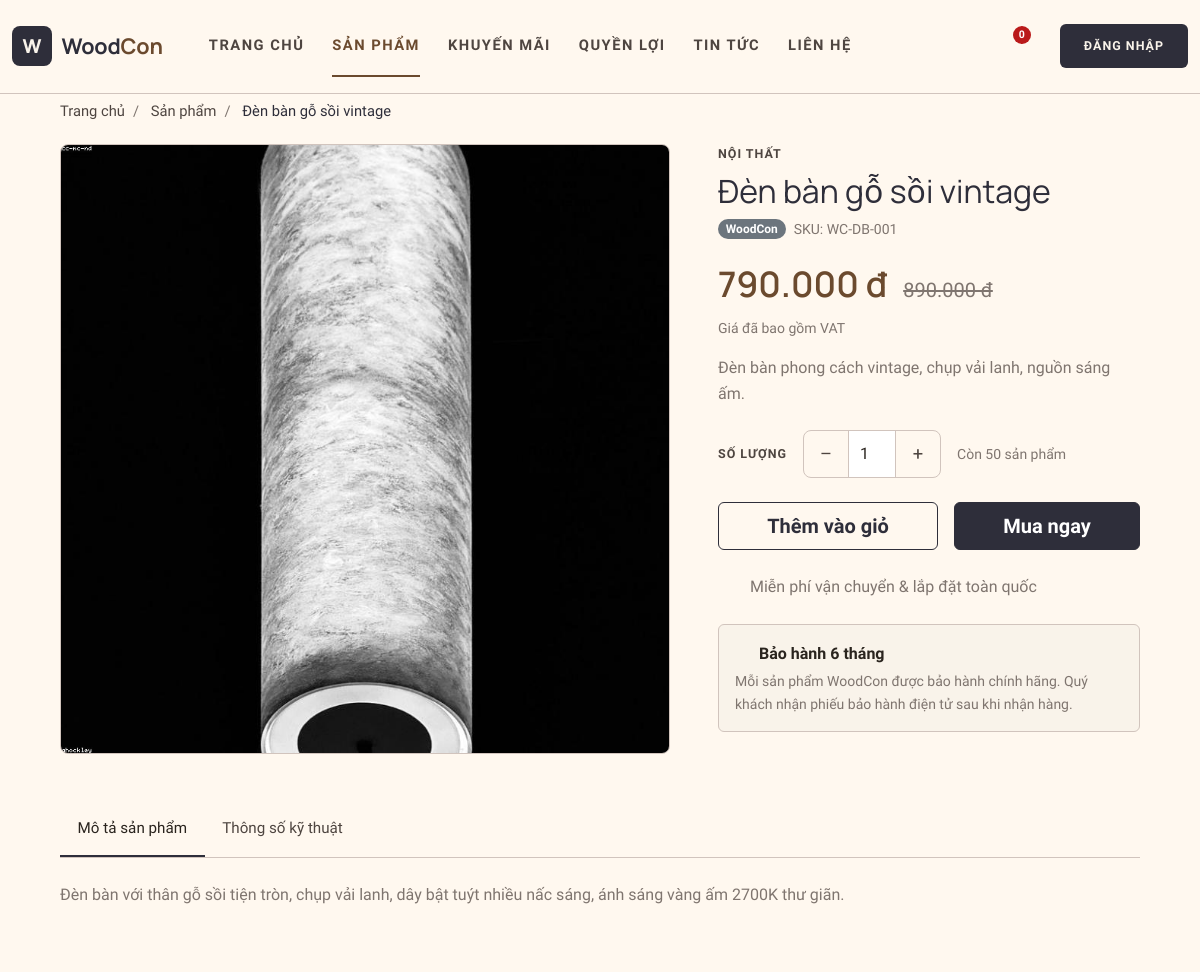
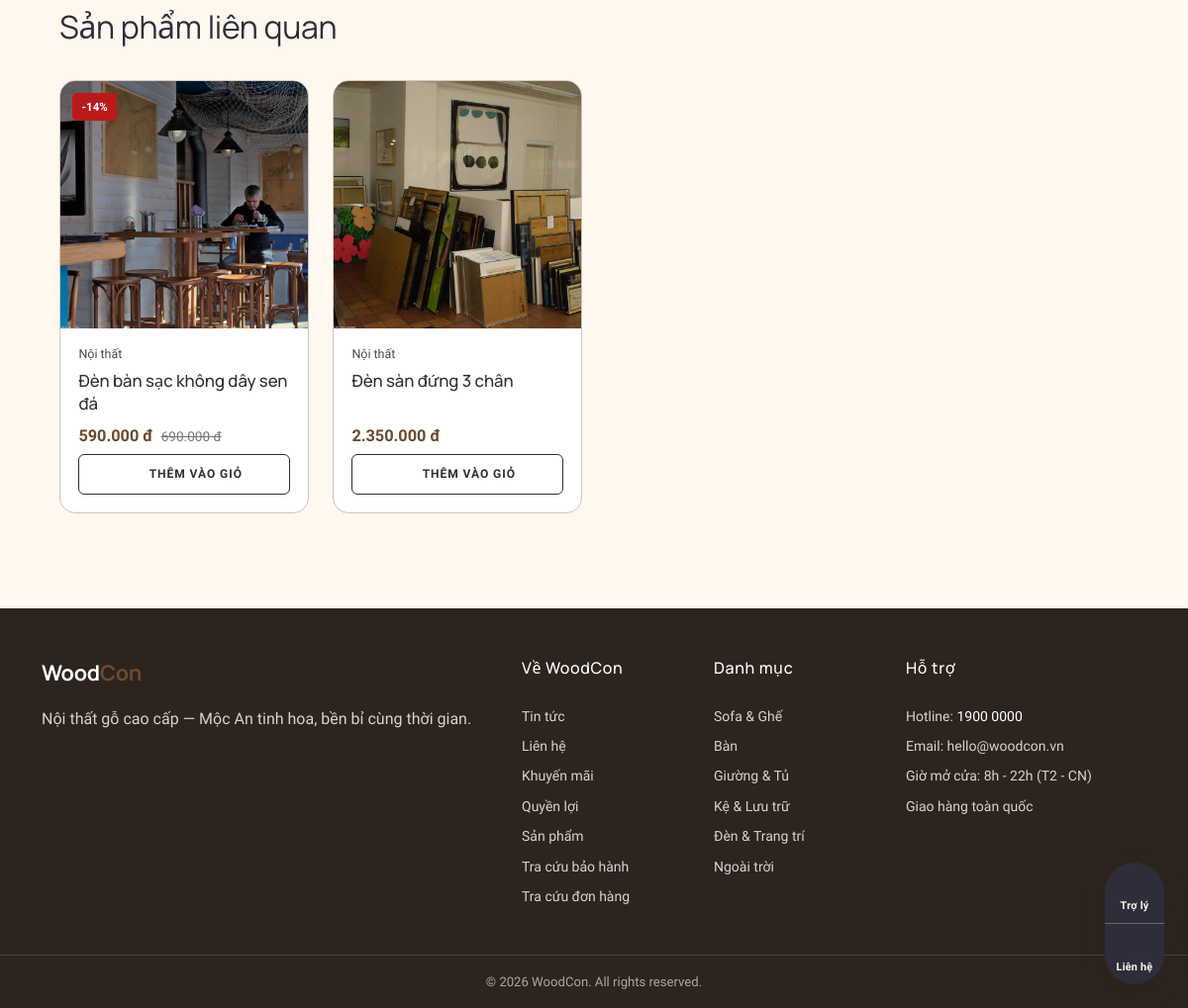
Screenshot of /san-pham/den-ban-go-soi-vintage with the database file from the repository (2 pictures, top to bottom).
### tables this page shows
CREATE TABLE `products` (
  `id` int(10) UNSIGNED NOT NULL,
  `category_id` int(10) UNSIGNED NOT NULL,
  `brand_id` int(10) UNSIGNED DEFAULT NULL,
  `tax_rate_id` int(10) UNSIGNED DEFAULT NULL,
  `name` varchar(255) NOT NULL,
  `slug` varchar(190) NOT NULL,
  `sku` varchar(60) NOT NULL,
  `tu_khoa_tim_kiem` varchar(255) DEFAULT NULL COMMENT 'Chuẩn hoá không dấu để tìm kiếm tiếng Việt',
  `summary` varchar(500) DEFAULT NULL,
  `description` text DEFAULT NULL,
  `material` varchar(120) DEFAULT NULL COMMENT 'Chất liệu',
  `dimension` varchar(120) DEFAULT NULL COMMENT 'Kích thước tổng thể (cm)',
  `warranty_months` int(11) NOT NULL DEFAULT 12 COMMENT 'Số tháng bảo hành',
  `price` decimal(15,2) NOT NULL COMMENT 'Giá bán',
  `sale_price` decimal(15,2) DEFAULT NULL COMMENT 'Giá khuyến mãi',
  `cost` decimal(15,2) NOT NULL DEFAULT 0.00 COMMENT 'Giá vốn',
  `quantity` int(11) NOT NULL DEFAULT 0,
  `sold_count` int(11) NOT NULL DEFAULT 0,
  `weight_kg` decimal(6,2) NOT NULL DEFAULT 1.00,
  `dim_l` decimal(8,2) DEFAULT NULL COMMENT 'Dài cm (tính cước ship)',
  `dim_w` decimal(8,2) DEFAULT NULL COMMENT 'Rộng cm',
  `dim_h` decimal(8,2) DEFAULT NULL COMMENT 'Cao cm',
  `ship_supports_type1` tinyint(1) DEFAULT NULL COMMENT 'NULL theo danh mục, 1 có, 0 không',
  `ship_supports_type2` tinyint(1) DEFAULT NULL COMMENT 'NULL theo danh mục, 1 có, 0 không',
  `install_fee` decimal(15,2) NOT NULL DEFAULT 0.00 COMMENT 'Phí lắp đặt/sản phẩm',
  `cover_image` varchar(255) DEFAULT NULL,
  `video_url` varchar(255) DEFAULT NULL,
  `status` tinyint(1) NOT NULL DEFAULT 1,
  `is_featured` tinyint(1) NOT NULL DEFAULT 0,
  `is_new` tinyint(1) NOT NULL DEFAULT 0,
  `is_best_seller` tinyint(1) NOT NULL DEFAULT 0,
  `view_count` int(11) NOT NULL DEFAULT 0,
  `created_at` timestamp NULL DEFAULT current_timestamp(),
  `updated_at` timestamp NULL DEFAULT current_timestamp() ON UPDATE current_timestamp()
);

CREATE TABLE `categories` (
  `id` int(10) UNSIGNED NOT NULL,
  `parent_id` int(10) UNSIGNED DEFAULT NULL,
  `name` varchar(150) NOT NULL,
  `slug` varchar(180) NOT NULL,
  `image` varchar(255) DEFAULT NULL,
  `description` text DEFAULT NULL,
  `sort_order` int(11) NOT NULL DEFAULT 0,
  `status` tinyint(1) NOT NULL DEFAULT 1,
  `ship_supports_type1` tinyint(1) NOT NULL DEFAULT 1,
  `ship_supports_type2` tinyint(1) NOT NULL DEFAULT 1,
  `install_fee` decimal(15,2) NOT NULL DEFAULT 0.00,
  `created_at` timestamp NULL DEFAULT current_timestamp(),
  `updated_at` timestamp NULL DEFAULT current_timestamp() ON UPDATE current_timestamp()
);

### web/views/product.php (the view, shortened to what the rows shown need)
<?php
$__price = Product::effectivePrice($product);
$__old = ($product['sale_price'] ?? 0) > 0 && $product['sale_price'] < $product['price'] ? (float)$product['price'] : 0;
$__cover = image_url($product['cover_image'] ?? '');
$__gallery = array_map('image_url', array_column($images, 'image'));
$__variantImgs = [];
$__imgList = array_values(array_unique(array_merge([$__cover], $__gallery, $__variantImgs)));
?>
<div class="app-container pb-4">
    <div class="app-crumb">
        <a href="<?= BASE_URL ?>">Trang chủ</a><span class="sep">/</span>
        <a href="<?= BASE_URL ?>/danh-muc/<?= e($product['category_slug'] ?? '') ?>"><?= e($product['category_name'] ?? 'Sản phẩm') ?></a><span class="sep">/</span>
        <span class="cur"><?= e($product['name']) ?></span>
    </div>
    <div class="row g-4 g-lg-5">
        <div class="col-lg-7">
            <img id="mainImg" src="<?= e($__imgList[0]) ?>" alt="<?= e($product['name']) ?>" class="app-gallery-main">
        </div>
        <div class="col-lg-5">
            <span class="app-eyebrow mb-2 d-block"><?= e($product['category_name'] ?? 'Nội thất') ?></span>
            <h1 class="mb-2" style="font-size:clamp(1.5rem,3.5vw,2rem);font-weight:400"><?= e($product['name']) ?></h1>
            <div class="d-flex align-items-center gap-2 mb-3">
                <span class="badge text-bg-secondary"><?= e($product['brand_name'] ?? 'WoodCon') ?></span>
                <span class="small text-muted" id="skuDisplay">SKU: <?= e($product['sku']) ?></span>
            </div>
            <div class="d-flex align-items-baseline gap-3 mb-1">
                <span class="app-price-big" id="priceDisplay"><?= format_money((int)$__price) ?></span>
                <?php if ($__old > 0): ?><span class="price-old fs-5" id="oldPriceDisplay" style="text-decoration:line-through;color:var(--wc-outline)"><?= format_money((int)$__old) ?></span><?php endif; ?>
            </div>
            <div class="small text-muted mb-3">Giá đã bao gồm VAT</div>
            <?php if (!empty($product['summary'])): ?>
                <p class="text-muted mb-4"><?= e($product['summary']) ?></p>
            <?php endif; ?>
            <div class="d-flex align-items-center gap-3 mb-4">
                <span class="app-eyebrow">Số lượng</span>
                <div class="app-qty">
                    <button type="button" id="qtyMinus" aria-label="Giảm">–</button>
                    <input type="number" id="qtyInput" value="1" min="1" max="<?= (int)$product['quantity'] ?>">
                    <button type="button" id="qtyPlus" aria-label="Tăng">+</button>
                </div>
                <span class="small text-muted" id="stockText">Còn <?= (int)$product['quantity'] ?> sản phẩm</span>
            </div>
            <div class="d-flex gap-3 mb-4">
                <button class="btn btn-lg btn-outline-primary flex-fill" id="btnAddCart">Thêm vào giỏ</button>
                <button class="btn btn-lg btn-primary flex-fill" id="btnBuyNow">Mua ngay</button>
            </div>
            <div class="d-flex align-items-center gap-3 mb-4 text-muted">
                <?= icon('ms-local_shipping', 'style="color:var(--wc-secondary)"') ?>
                <span>Miễn phí vận chuyển &amp; lắp đặt toàn quốc</span>
            </div>
            <div class="p-3" style="background:var(--wc-surface-low);border:1px solid var(--wc-outline-variant);border-radius:var(--wc-radius-sm)">
                <div class="d-flex align-items-center gap-2 mb-1">
                    <?= icon('ms-verified', 'style="font-size:20px;color:var(--wc-secondary)"') ?>
                    <strong>Bảo hành <?= (int)$product['warranty_months'] ?> tháng</strong>
                </div>
                <div class="small text-muted">Mỗi sản phẩm WoodCon được bảo hành chính hãng. Quý khách nhận phiếu bảo hành điện tử sau khi nhận hàng.</div>
            </div>
        </div>
    </div>
    <div class="mt-5">
        <ul class="nav app-tabs" role="tablist">
            <li class="nav-item" role="presentation">
                <button class="nav-link active" data-bs-toggle="tab" data-bs-target="#paneDesc" type="button" role="tab">Mô tả sản phẩm</button>
            </li>
            <li class="nav-item" role="presentation">
                <button class="nav-link" data-bs-toggle="tab" data-bs-target="#paneSpec" type="button" role="tab">Thông số kỹ thuật</button>
            </li>
        </ul>
        <div class="tab-content pt-4">
            <div class="tab-pane fade show active" id="paneDesc" role="tabpanel">
                <div class="text-muted" style="max-width:860px"><?= nl2br(e($product['description'])) ?></div>
            </div>
        </div>
    </div>
    <?php if (!empty($related)): ?>
        <section class="app-section">
            <div class="app-section-head">
                <h2 class="app-section-title">Sản phẩm liên quan</h2>
            </div>
            <div class="row row-cols-2 row-cols-md-4 g-4">
                <?php foreach ($related as $__p): ?><?php require BASE_PATH . '/web/views/partials/product_card.php'; ?><?php endforeach; ?>
            </div>
        </section>
    <?php endif; ?>
</div>

### includes/functions.php (shortened to what the rows shown need)
<?php
require_once __DIR__ . '/../config/config.php';
require_once __DIR__ . '/../config/db.php';
function e(?string $value): string
{
    return htmlspecialchars((string)($value ?? ''), ENT_QUOTES, 'UTF-8');
}
function format_money(int|float|null $amount): string
{
    return number_format((float)($amount ?? 0), 0, ',', '.') . ' đ';
}
function image_url(?string $path): string
{
    $path = trim((string)$path);
    $p = ltrim($path, '/');
    if (str_starts_with($p, 'assets/') || str_starts_with($p, 'uploads/')) {
        return BASE_URL . '/' . $p;
    }
    return BASE_URL . '/uploads/' . $p;
}
function icon(string $name, string $class = '', string $attrs = ''): string
{
    $id = preg_replace('/[^a-zA-Z0-9_-]/', '-', $name);
    $svgClass = trim('icon ' . $class);
    return '<svg class="' . e($svgClass) . '" aria-hidden="true"'
        . ($attrs !== '' ? ' ' . $attrs : '')
        . '><use href="' . BASE_URL . '/assets/icons/sprite.svg#' . $id . '"></use></svg>';
}
function get_setting(string $key, mixed $default = ''): mixed
{
    if (WoodConSettingsCache::$data === null) {
        WoodConSettingsCache::$data = [];
        try {
            $stmt = Database::connect()->query('SELECT setting_key, setting_value FROM settings');
            foreach ($stmt->fetchAll() as $row) {
                WoodConSettingsCache::$data[$row['setting_key']] = $row['setting_value'];
            }
        } catch (Throwable) {
        }
    }
    return array_key_exists($key, WoodConSettingsCache::$data) ? WoodConSettingsCache::$data[$key] : $default;
}

### web/views/partials/product_card.php (shortened to what the rows shown need)
<?php
$__price = \WoodCon\Product::effectivePrice($__p ?? $p);
$__old = ($__p['sale_price'] ?? 0) > 0 && $__p['sale_price'] < $__p['price'] ? (float)$__p['price'] : 0;
?>
<div class="col">
    <div class="app-product-card">
        <a class="media d-block" href="<?= BASE_URL ?>/san-pham/<?= e($__p['slug']) ?>" aria-label="<?= e($__p['name']) ?>">
            <?php if ($__old > 0): ?>
                <span class="sale-tag">-<?= (int)round((1 - $__price / $__old) * 100) ?>%</span>
            <?php endif; ?>
            <img loading="lazy" class="card-img" src="<?= e(image_url($__p['cover_image'] ?? '')) ?>" alt="<?= e($__p['name']) ?>">
        </a>
        <div class="card-body">
            <div class="card-cat"><?= e($__p['category_name'] ?? 'Nội thất') ?></div>
            <a class="d-block" href="<?= BASE_URL ?>/san-pham/<?= e($__p['slug']) ?>">
                <h3 class="card-title"><?= e($__p['name']) ?></h3>
            </a>
            <div class="d-flex align-items-baseline gap-2 mt-1">
                <span class="price"><?= format_money((int)$__price) ?></span>
                <?php if ($__old > 0): ?><span class="price-old"><?= format_money((int)$__old) ?></span><?php endif; ?>
            </div>
            <button type="button" class="btn-quick" data-quick-add="<?= (int)$__p['id'] ?>">
                <?= icon('ms-add_shopping_cart', 'me-1', 'style="font-size:16px;vertical-align:-3px"') ?>
                Thêm vào giỏ
            </button>
        </div>
    </div>
</div>

### web/includes/footer.php (shortened to what the rows shown need)
</main>
<footer class="app-footer">
    <div class="container py-5">
        <div class="row g-5">
            <div class="col-lg-5">
                <span class="app-brand-text text-white">Wood<span>Con</span></span>
                <p class="mt-3 mb-2">Nội thất gỗ cao cấp — Mộc An tinh hoa, bền bỉ cùng thời gian.</p>
                <div class="d-flex gap-3 mt-3">
                    <a href="#" class="social-btn" aria-label="Facebook"><?= icon('bi-facebook') ?></a>
                    <a href="#" class="social-btn" aria-label="Instagram"><?= icon('bi-instagram') ?></a>
                    <a href="#" class="social-btn" aria-label="Youtube"><?= icon('bi-youtube') ?></a>
                </div>
            </div>
            <div class="col-6 col-lg-2">
                <div class="footer-title mb-4">Về WoodCon</div>
                <ul class="list-unstyled small d-grid gap-2 mb-0">
                    <li><a class="text-decoration-none" href="<?= BASE_URL ?>/tin-tuc">Tin tức</a></li>
                    <li><a class="text-decoration-none" href="<?= BASE_URL ?>/lien-he">Liên hệ</a></li>
                    <li><a class="text-decoration-none" href="<?= BASE_URL ?>/khuyen-mai">Khuyến mãi</a></li>
                    <li><a class="text-decoration-none" href="<?= BASE_URL ?>/quyen-loi">Quyền lợi</a></li>
                    <li><a class="text-decoration-none" href="<?= BASE_URL ?>/tim-kiem">Sản phẩm</a></li>
                    <li><a class="text-decoration-none" href="<?= BASE_URL ?>/tra-cuu-bao-hanh">Tra cứu bảo hành</a></li>
                    <li><a class="text-decoration-none" href="<?= BASE_URL ?>/tra-cuu-don-hang">Tra cứu đơn hàng</a></li>
                </ul>
            </div>
            <div class="col-6 col-lg-2">
                <div class="footer-title mb-4">Danh mục</div>
                <ul class="list-unstyled small d-grid gap-2 mb-0">
                    <?php foreach (Category::getTree() as $__fc): ?>
                        <li><a class="text-decoration-none" href="<?= BASE_URL ?>/danh-muc/<?= e($__fc['slug']) ?>"><?= e($__fc['name']) ?></a></li>
                    <?php endforeach; ?>
                </ul>
            </div>
            <div class="col-lg-3">
                <div class="footer-title mb-4">Hỗ trợ</div>
                <ul class="list-unstyled small d-grid gap-2 mb-0">
                    <li>Hotline: <a class="text-white text-decoration-none" href="tel:<?= e(get_setting('hotline', '1900 0000')) ?>"><?= e(get_setting('hotline', '1900 0000')) ?></a></li>
                    <li>Email: <?= e(get_setting('shop_email', 'hello@woodcon.vn')) ?></li>
                    <li>Giờ mở cửa: 8h - 22h (T2 - CN)</li>
                    <li>Giao hàng toàn quốc</li>
                </ul>
            </div>
        </div>
    </div>
    <div class="footer-bottom text-center py-3">
        &copy; <?= date('Y') ?> WoodCon. All rights reserved.
    </div>
</footer>
<?php require_once BASE_PATH . '/web/views/partials/floating-widgets.php'; ?>
</body>
</html>

### rows the page displays
products: name "Đèn bàn gỗ sồi vintage", cover_image (picture), sku "WC-DB-001", sale_price "790.000 đ", format_money((int)$__old) "890.000 đ", summary "Đèn bàn phong cách vintage, chụp vải lanh, nguồn sáng ấm.", quantity "50", warranty_months "6", description "Đèn bàn với thân gỗ sồi tiện tròn, chụp vải lanh, dây bật tuýt nhiều nấc sáng, ánh sáng vàng ấm 2700K thư giãn."
products: (1 - $__price / $__old) * 100 "14", cover_image (picture), category_name "Nội thất", name "Đèn bàn sạc không dây sen đá", sale_price "590.000 đ", format_money((int)$__old) "690.000 đ"
products: cover_image (picture), category_name "Nội thất", name "Đèn sàn đứng 3 chân", price "2.350.000 đ"
categories: name "Sofa & Ghế"
categories: name "Bàn"
categories: name "Giường & Tủ"
categories: name "Kệ & Lưu trữ"
categories: name "Đèn & Trang trí"
categories: name "Ngoài trời"

### other values shown
$__cartCount "0"
$product['category_name'] "Sản phẩm"
$product['category_name'] "NỘI THẤT"
$product['brand_name'] "WoodCon"
get_setting('hotline', '1900 0000') "1900 0000"
get_setting('shop_email', 'hello@woodcon.vn') "hello@woodcon.vn"
